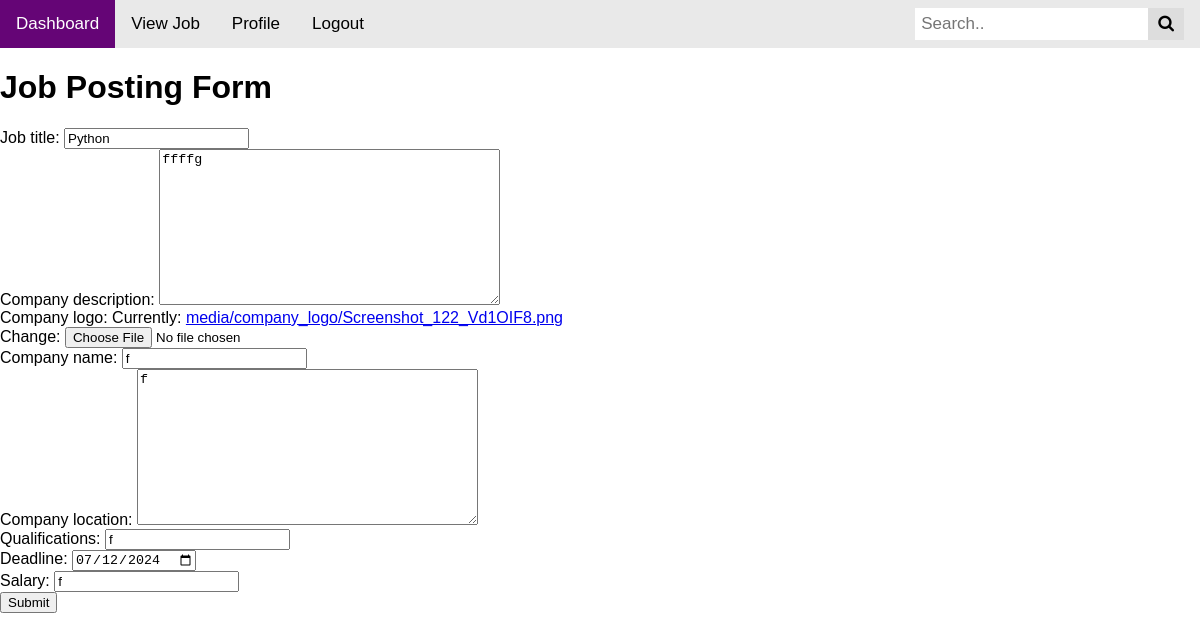
Page /editjob/3 on the committed database.
### jobApp/models.py (models this page shows)
class JobModel(models.Model):
    job_title=models.CharField(max_length=100,null=True)
    company_description=models.TextField(null=True)
    company_logo=models.ImageField(upload_to='media/company_logo',null=True)
    company_name=models.CharField(max_length=100,null=True)
    company_location=models.TextField(null=True)
    qualifications=models.CharField(max_length=100,null=True)
    deadline=models.DateField(null=True)
    salary=models.CharField(max_length=100,null=True)
    created_by=models.ForeignKey(CustomUserModel,on_delete=models.CASCADE,null=True)

### jobproject/views.py (the view)
# urls.py: path('editjob/<str:id>',editjob,name='editjob'),
def editjob(request,id):
    jobid=JobModel.objects.get(id=id)
    if request.method == 'POST':
        form=addjobform(request.POST,request.FILES,instance=jobid)
        if form.is_valid():
            addjob=form.save(commit=False)
            addjob.created_by=request.user
            addjob.save()
            return redirect('viewjob')
    else:
        form=addjobform(instance=jobid)
    context={
        'form':form
    }
    return render(request,'recruiter/editjob.html',context)

### jobproject/forms.py
class addjobform(forms.ModelForm):
    class Meta:
        model=JobModel
        fields='__all__'
        exclude=['created_by']
        widgets={
        'deadline':forms.DateInput(attrs={'type':'date','class':'date-field'}),
        }

### templates/recruiter/editjob.html (shortened to what this page needs)
{% extends 'common/base.html' %}
{% block content %}
<!DOCTYPE html>
<html lang="en">
<head>
</head>
<body>
    <h1>Job Posting Form</h1>
    <form action="" method="POST" enctype="multipart/form-data">
            {{form}}
        <input type="submit" value="Submit">
    </form>
</body>
</html>
{% endblock content %}

### templates/common/navbar.html (style rules this page uses)
* { box-sizing: border-box; }
body { margin: 0; font-family: Arial, Helvetica, sans-serif; }

### rows in the picture
JobModel: job_title "Python", company_description "ffffg", company_name "f", company_location "f", qualifications "f", deadline "07/12/2024", salary "f"
